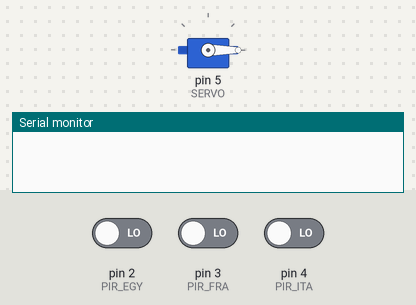
A sketch run on a simulated Arduino Uno, built with avr-gcc and run on an emulated ATmega328P. Parts: servo, the last lines printed to the serial monitor. The test bench sets the inputs (shaded band); at power-on: pin 2 (PIR_EGY) LOW, pin 3 (PIR_FRA) LOW, pin 4 (PIR_ITA) LOW.

Above: at 10.8 s.
10.9 s: pin 2 (PIR_EGY) driven HIGH
At 16.4 s:
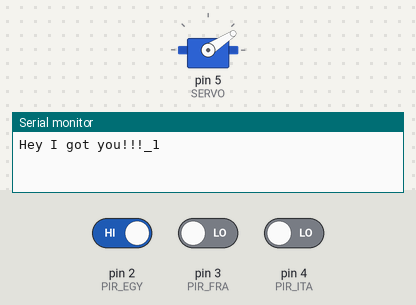
16.9 s: pin 2 (PIR_EGY) driven LOW
At 22.1 s:
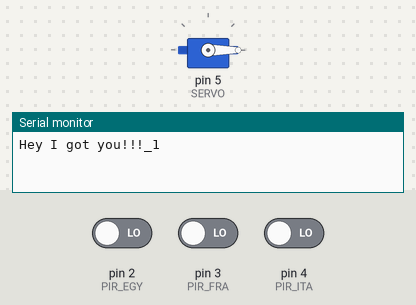
22.9 s: pin 3 (PIR_FRA) driven HIGH
At 27.1 s:
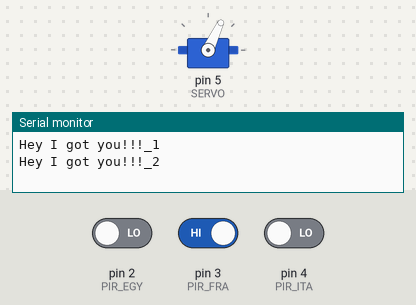
28.9 s: pin 3 (PIR_FRA) driven LOW
At 32.5 s:
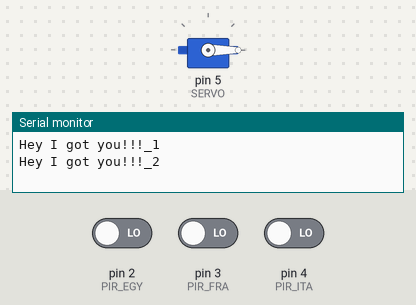
34.9 s: pin 4 (PIR_ITA) driven HIGH
At 37.6 s:
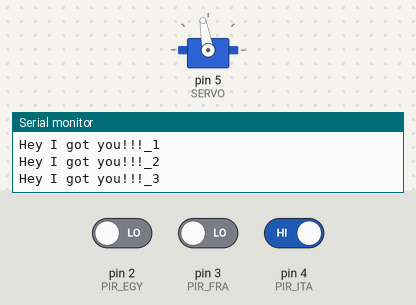
Timing chart, 0 to 39.1 s (numbered marks = the images above; inputs shaded):
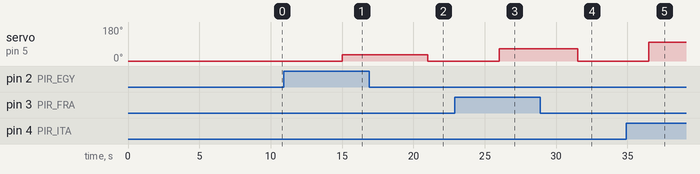

The sketch:

pir-servo.ino
```cpp
#include<Servo.h>
int ANGLE = 0;
int PIR_EGY = 2;
int PIR_FRA = 3;
int PIR_ITA = 4;
int LAST_PIR_STATE_EGY = 0;
int CURRENT_PIR_STATE_EGY = 0;
int LAST_PIR_STATE_FRA = 0;
int CURRENT_PIR_STATE_FRA = 0;
int LAST_PIR_STATE_ITA = 0;
int CURRENT_PIR_STATE_ITA = 0;
Servo SERVO;
void setup() {
  SERVO.attach(5);
 pinMode(PIR_EGY, INPUT);
  pinMode(PIR_FRA, INPUT);
   pinMode(PIR_ITA, INPUT);
 Serial.begin(9600);
}
void loop(){
int PIR_STATE_EGY = digitalRead(PIR_EGY);
int  PIR_STATE_FRA = digitalRead(PIR_FRA);
int   PIR_STATE_ITA = digitalRead(PIR_ITA);
   SERVO.write(0);
 if (PIR_STATE_EGY == HIGH) {
  SERVO.write(33);
   delay(1000);
   Serial.println("Hey I got you!!!_1");
   delay(5000);
 }
 else if (PIR_STATE_FRA == HIGH) {
  SERVO.write(65);
   delay(500);
   Serial.println("Hey I got you!!!_2");
   delay(5000);
 }
  else if (PIR_STATE_ITA == HIGH) {
    SERVO.write(100);
   delay(500);
   Serial.println("Hey I got you!!!_3");
   delay(5000);
 }
 else {
  SERVO.write(0);
   delay(5000);
 }
}
```

Measured:
- after the input at 10.9 s, servo on pin 5 (SERVO): 0° → 33° after 4.1 s
- after the input at 16.9 s, servo on pin 5 (SERVO): 33° → 0° after 4.1 s
- after the input at 22.9 s, servo on pin 5 (SERVO): 0° → 65° after 3.1 s
- after the input at 28.9 s, servo on pin 5 (SERVO): 65° → 0° after 2.6 s
- after the input at 34.9 s, servo on pin 5 (SERVO): 0° → 100° after 1.6 s
